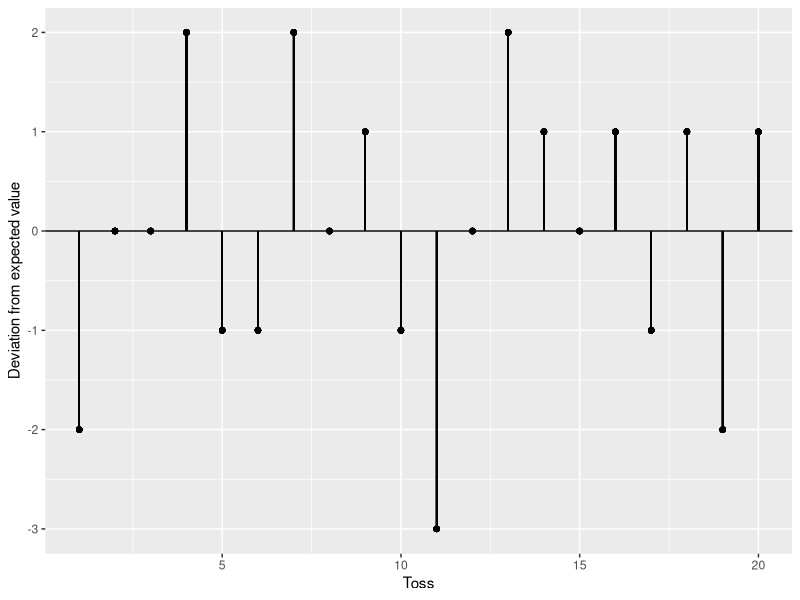

This figure's R source: (Note: this script raises an error after producing the figure.)
bv <- function(n, p){
  out <- n * p * (1 - p)
  return(out)
}





### DONE
library(ggplot2)
library(gganimate)

set.seed(12346)
N <- 20
n <- 10
p <- 0.8
EX <- n * p
yvals <- rbinom(N, n, p)
yvals <- yvals - EX
yvals2 <- yvals^2

xvals <- 1:N
dat <- data.frame(yvals, xvals)
### Static Image
p <- ggplot(dat) +
  geom_hline(yintercept = 0) +
  lims(x = c(1, N), y = c(min(yvals), max(yvals))) +
  labs(y = "Deviation from expected value", x = "Toss")

for (i in 1:N){
  p <- p + suppressWarnings(
    geom_linerange(aes(x = xvals, y = NULL, ymin = 0, ymax = yvals, group = xvals))) +
    geom_point(aes(x = xvals, y = yvals, group = xvals))
}
p

### Animated Image
seq2 <- Vectorize(seq.default, vectorize.args = c("from", "to"))
steps <- seq2(from = yvals, to = yvals2, length.out = 10)
framevals <- sort(rep(1:20, times = 20))
xvalsn <- rep(xvals, times = 20)
steps <- as.vector(t(steps))

dat2 <- data.frame('xvals' = xvalsn, 'yvals' = steps, framevals)
p2 <- ggplot(dat2) +
  geom_hline(yintercept = 0) +
  lims(x = c(1, N), y = c(min(yvals), max(yvals2))) +
  labs(x = "Toss", y = "") +
  scale_y_continuous(breaks = c(-3:9))+
  theme_bw()

for (i in 1:N){
  p2 <- p2 + suppressWarnings(
    geom_linerange(aes(x = xvals, y = NULL, ymin = 0, ymax = yvals, group = xvals, frame = framevals))) +
    suppressWarnings(geom_point(aes(x = xvals, y = yvals, group = xvals, frame = framevals)))
}
gganimate(p2 + ggtitle("Deviation to Squared Deviation from expected value"), "./sqrerror.html", interval = 0.5, title = FALSE, verbose = FALSE, loop = FALSE)
